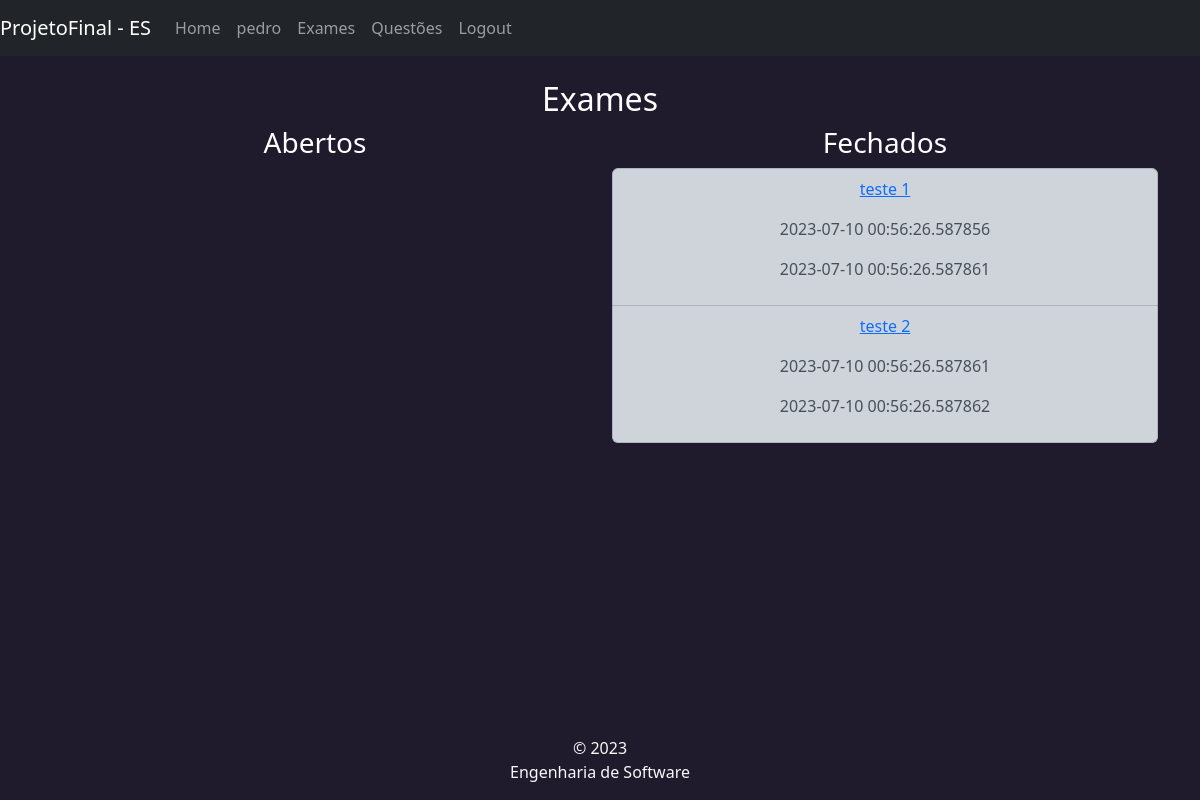
The page /exames (signed in) on the database its author committed.
### app/models/tables.py (models this page shows)
class User(db.Model, UserMixin):
    id = db.Column(Integer, primary_key=True)
    username = db.Column(String(9), nullable=False, unique=True)
    email = db.Column(String(150), nullable=False, unique=True)
    password = db.Column(db.String(80), nullable=False)
    professor = db.Column(db.Boolean,nullable=False)

class Exame(db.Model):
    __tablename__ = 'exames'
    id = db.Column(db.Integer, primary_key=True)
    nome = db.Column(db.String,nullable = False)
    qtd_questoes = db.Column(db.Integer, nullable=False)
    valor = db.Column(db.String, nullable=False)
    horario_inicio = db.Column(db.DateTime, nullable = False)
    horario_fim = db.Column(db.DateTime, nullable = False)
    questoes:  Mapped[list["QuestaoExame"]] = relationship(back_populates="exame")
    '''
    questoes = db.relationship('Questao',secondary = questoes, lazy='subquery',
                               backref = db.backref('exames',lazy=True))
    questoesCE = db.relationship('QuestaoCE',secondary = questoesCE, lazy='subquery',
                               backref = db.backref('exames',lazy=True))
    questoesCA = db.relationship('QuestaoCA',secondary = questoesCA, lazy='subquery',
                               backref = db.backref('exames',lazy=True))
    '''

### app/controllers/routes.py (the view)
@app.route("/exames",methods=['GET'])
@login_required
def exames():
    now = datetime.now()
    exames = Exame.query.all()
    return render_template('exames.html', exames=exames, now=now)

### app/controllers/routes.py (called while the page is built)
@login_manager.user_loader
def load_user(user_id):
    return User.query.get(int(user_id))

### app/templates/exames.html (shortened to what this page needs)
{% extends "base.html" %}
{% block content %}
<h2 class="text-center">Exames</h2>
<div class="row text-center">
    <div class="col">
        <h3>Abertos</h3>
    </div>
    <div class="col">
        <h3>Fechados</h3>
        <ul class="list-group list-group-item-dark">
        {% for exame in exames %}
        {% if now > exame.horario_fim %}
        <li class="list-group-item">
            <p><a href="{{url_for('exames_relatorio', id=exame.id)}}">{{ exame.nome }}</a></p>
            <p>{{ exame.horario_inicio}}</p>
            <p>{{ exame.horario_fim }}</p>
        </li>
        {% endif %}
        {% endfor %}
        </ul>
    </div>
</div>
{% endblock %}

### app/templates/base.html (shortened to what this page needs)
<!DOCTYPE html>
<html lang="en">
<head>
    <link rel="stylesheet" href="/static/bootstrap-5.3.0-dist/css/bootstrap.min.css" />
</head>
<body style="background: #201b2c; color: white">
    <nav class="navbar navbar-expand-lg navbar-dark bg-dark">
        <a class="navbar-brand" href="#"> ProjetoFinal - ES </a>
        <div class="collapse navbar-collapse" id="navbarNav">
        <ul class="navbar-nav">
            <li class="nav-item active">
                <a class="nav-link" href="/user">Home</a>
            </li>
            {% if current_user.anoynumous %}
            {% else %}
            <li class="nav-item active">
                <a class="nav-link" href="">{{current_user.username }}</a>
            </li>
            {% if current_user.professor %}
            <li class="nav-item active">
                <a class="nav-link" href="{{url_for('exames')}}">Exames</a>
            </li>
            <li class="nav-item active">
                <a class="nav-link" href="{{url_for('questoes')}}">Questões</a>
            </li>
            {% endif %}
            <li class="nav-item active">
                <a class="nav-link" href="{{ url_for('logout') }}">Logout</a>
            </li>
            {% endif %}
        </ul>
        </div>
    </nav>
    <div class="d-flex mt-4">
        <div class="container">
        {% block content %}{% endblock %}
        </div>
    </div>
    <footer class="footer fixed-bottom mt-auto py-3 text-light">
        <div class="container text-center">
            <span>
                &copy; 2023 <br/>
                Engenharia de Software
            </span>
        </div>
    </footer>
</body>
</html>

### rows shown on the page
User: username "pedro"
Exame: nome "teste 1", horario_inicio "2023-07-10 00:56:26.587856", horario_fim "2023-07-10 00:56:26.587861"
Exame: nome "teste 2", horario_inicio "2023-07-10 00:56:26.587861", horario_fim "2023-07-10 00:56:26.587862"
